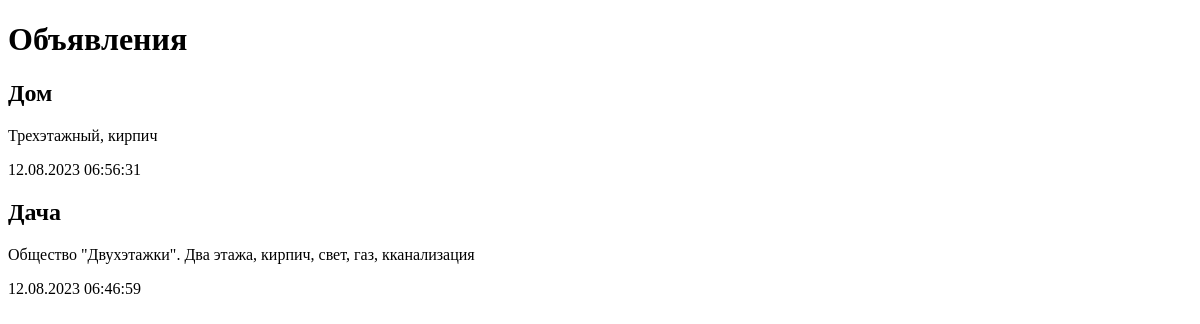
Page /bboard/ on the earlier database version.
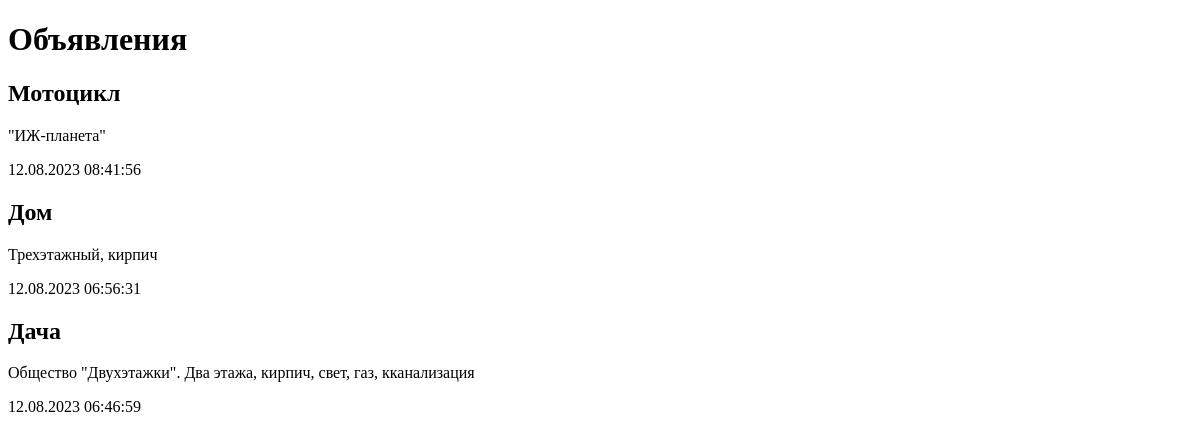
Same page on the later database version.
### bboard/models.py (models this page shows)
class Bb(models.Model):
    title = models.CharField(max_length=50, verbose_name='Товар')
    content = models.TextField(null=True, blank=True, verbose_name='Описание')
    price = models.FloatField(null=True, blank=True, verbose_name='Цена')
    published = models.DateTimeField(auto_now_add=True, db_index=True,
                                     verbose_name='Опубликовано')
    class Meta:
        verbose_name = 'Объявления'
        verbose_name_plural = 'Объявления'
        ordering = ['-published']

### bboard/views.py (the view)
# urls.py: path('', index)
def index(request):
    bbs = Bb.objects.order_by('-published')
    return render(request, 'bboard/index.html', {'bbs':bbs})

### bboard/templates/bboard/index.html (shortened to what this page needs)
<!DOCTYPE html>
<html>
    <head>
    </head>
    <body>
        <h1>Объявления</h1>
        {% for bb in bbs %}
            <div>
                <h2 > {{ bb.title }} </h2>
                <p>{{ bb.content }}</p>
                <p>{{ bb.published|date:"d.m.Y H:i:s" }}</p>
            </div>
        {% endfor %}
    </body>
</html>

Differences in the rows shown:
added Bb: title "Мотоцикл", content "\"ИЖ-планета\"", published "12.08.2023 08:41:56"
